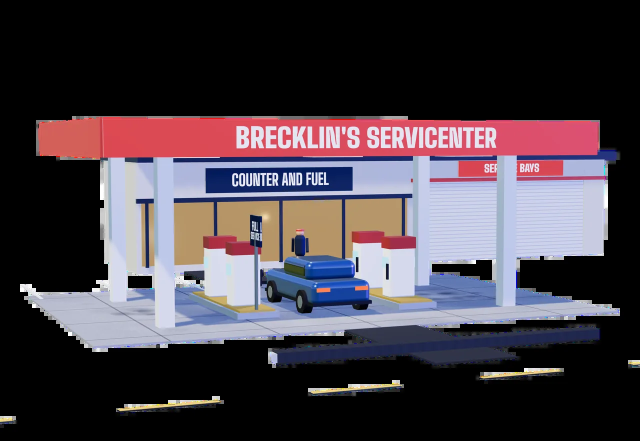
#> input picture brecklins300/station-day.webp, 1280 x 881 px (shown at 1/2 size)
$ python -i sheets.py   (imports and definitions only)
#> lines starting #> are read from the running program, lines starting #| are printed output that depends on the picture
#!/usr/bin/env python3
"""Pen-drawn hero sheets for the two hand-built $300 samples (Just Dents, Brecklin's).

The line work comes from the 3D models, like the Harlow and kit sheets:
  dumps/truck.json    labcar.html (kit pickup, side elevation)     -> justdents300 dent map
  dumps/station.json  labstation.html (brecklins1250/scene.js)    -> brecklins300 station sheet
Re-dump with a headless browser (see the lab files), then:

  node _build/handbuilt/color.cjs DIR          color stills from the same cameras
  python3 _build/handbuilt/sheets.py [--img DIR]

--img turns the stills into the WebP cut-outs the sheets fill in with (brecklins300/station-{day,night}.webp, justdents300/truck.webp).
The script rewrites the block between <!--sheet--> and <!--/sheet--> and the CSS between /*sheet*/ and /*/sheet*/ in each page,
and copies brecklins300 and justdents300 over their /p/ previews (those must stay byte copies).
"""
import json
import math
import os
import shutil
import sys

import lines

HERE = os.path.dirname(os.path.abspath(__file__))
ROOT = os.path.dirname(os.path.dirname(HERE))

PEN = """.sheet{position:relative;border-radius:28px;overflow:hidden;background:var(--sp);box-shadow:0 40px 80px -44px var(--sh);border:1px solid var(--sl);max-width:520px;width:100%;justify-self:center;color:var(--si);transition:background .6s,color .6s}
.sheet::before{content:"";position:absolute;inset:0;background-image:linear-gradient(var(--sg) 1px,transparent 1px),linear-gradient(90deg,var(--sg) 1px,transparent 1px);background-size:20px 20px;background-position:-1px -1px;pointer-events:none}
.sheet .draw{position:relative;display:block;width:100%;height:auto;aspect-ratio:auto}
.draw .p{fill:none;stroke:currentColor;stroke-width:2.6;stroke-linecap:round;stroke-linejoin:round}
.draw .p.thin{stroke-width:1.5}.draw .p.acc{stroke:var(--sa)}
.draw text{font:700 30px var(--sf);fill:currentColor}.draw text.s{font-weight:500;font-size:25px;opacity:.72}
.draw .nt path{fill:none;stroke:currentColor;stroke-width:1.8}.draw .nt circle{fill:currentColor}
.sheet .tb{position:relative;display:grid;grid-template-columns:repeat(3,minmax(0,1fr));margin:0;border-top:1.5px solid var(--si)}
.sheet .tb div{padding:10px 12px 12px;min-width:0}.sheet .tb div+div{border-left:1.5px solid var(--si)}
.sheet .tb dt{font:600 10.5px/1.2 var(--sf);letter-spacing:.12em;text-transform:uppercase;opacity:.6;margin-bottom:3px}
.sheet .tb dd{margin:0;font:700 14.5px/1.25 var(--sf)}.sheet .tb dd small{display:block;font-weight:500;font-size:12.5px;opacity:.72}
@media(max-width:420px){.sheet .tb dd{font-size:13px}.sheet .tb dd small{font-size:11.5px}.sheet .tb div{padding:9px 9px 10px}}
.draw .p{opacity:.3}.draw .p.thin{opacity:.22}
@media(prefers-reduced-motion:no-preference){.draw .p{stroke-dasharray:1;stroke-dashoffset:1;animation:pen var(--d,1.2s) cubic-bezier(.5,0,.3,1) var(--w,0s) forwards,dim 1s ease 2.5s backwards}
.draw .nt,.draw .ink,.draw .wash{animation:ink .7s ease var(--w,2s) backwards}.draw .col{animation:ink 1.1s ease 2.3s backwards}}
@keyframes pen{to{stroke-dashoffset:0}}@keyframes ink{from{opacity:0}}@keyframes dim{from{opacity:1}}"""


def cutout(color, mask, crop, out, width, erode=3, clear=None):
    """Color still + flat mask -> WebP with alpha, cropped to the sheet's window. The mask is shrunk a little so no background rims the edges."""
    from PIL import Image, ImageFilter, ImageDraw
    c = Image.open(color).convert("RGB"); m = Image.open(mask).convert("L").filter(ImageFilter.MinFilter(erode))
    k = m.width / c.width
    if clear:
        ImageDraw.Draw(m).rectangle([v * k for v in clear], fill=0)
    m = m.resize(c.size, Image.LANCZOS); c.putalpha(m)
    s = c.width / crop[4]; c = c.crop([round(v * s) for v in crop[:4]])
    c = c.resize((width, round(width * c.height / c.width)), Image.LANCZOS)
    c.save(out, "WEBP", quality=82, method=6); print(os.path.relpath(out, ROOT), c.size, os.path.getsize(out) // 1024, "KB")


# [104 lines left out: functions station, dentmap, put, not called in this run]


def images(src):
    cutout(f"{src}/station-day.png", f"{src}/station-mask.png", (330, 0, 1900, 1080, 2000), os.path.join(ROOT, "brecklins300/station-day.webp"), 1280)
    cutout(f"{src}/station-night.png", f"{src}/station-mask.png", (330, 0, 1900, 1080, 2000), os.path.join(ROOT, "brecklins300/station-night.webp"), 1280)
    cutout(f"{src}/truck.png", f"{src}/truck-mask.png", (780, 250, 1640, 580, 2400), os.path.join(ROOT, "justdents300/truck.webp"), 860, erode=5, clear=(1100, 504, 1300, 800))


# [7 lines not run here, left out]

>>> import cv2
>>> picture = cv2.imread('../../brecklins300/station-day.webp', cv2.IMREAD_GRAYSCALE)
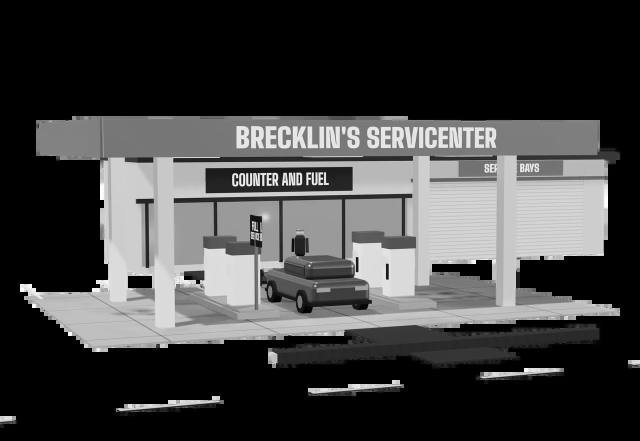
#> picture: shape (881, 1280) (shown at 1/2 size); min 0, max 255, mean 64.3
>>> result = images(picture)
#> (the run stopped early here; a loop or call above may not have finished)
